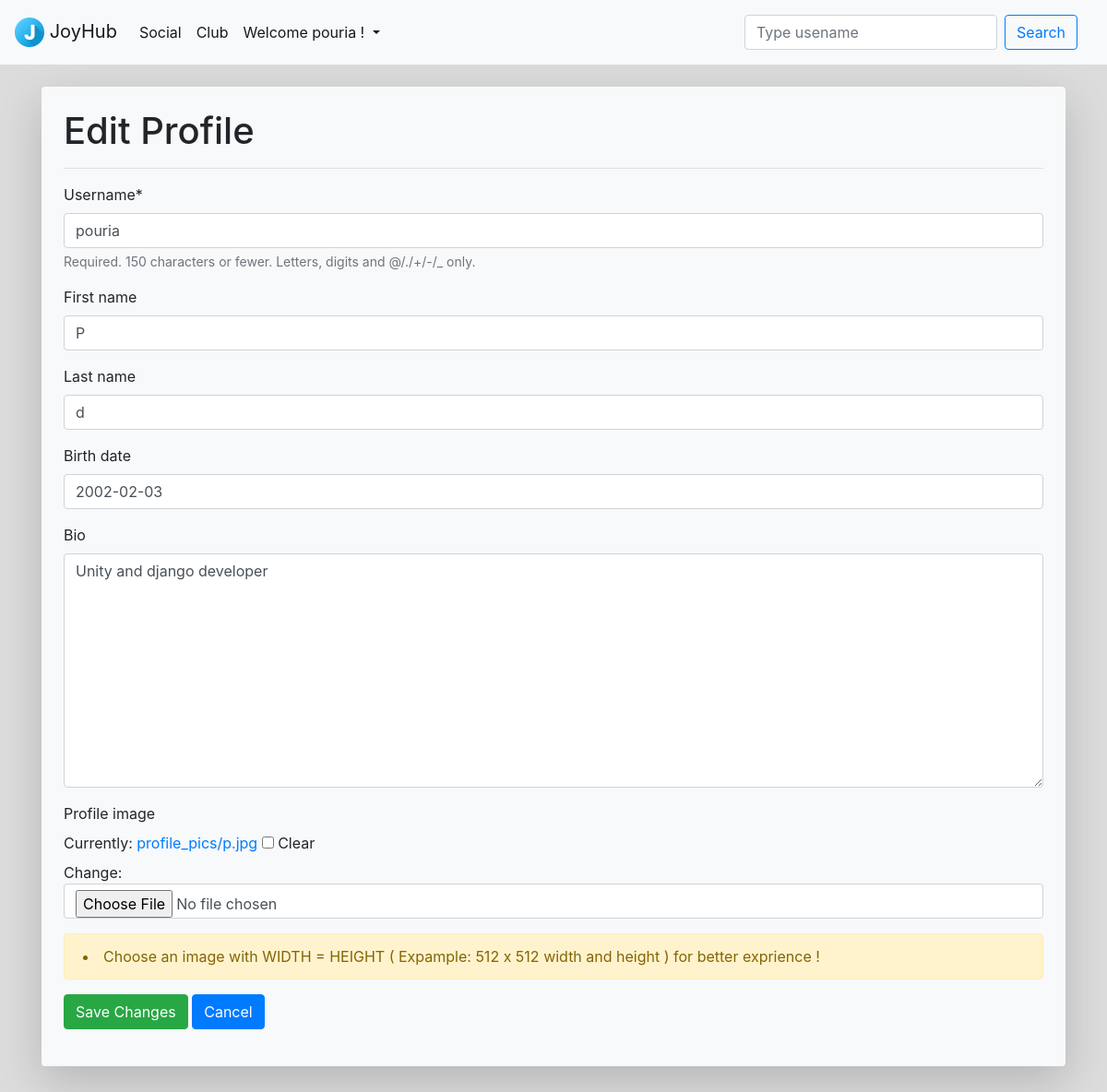
Before: /members/edit_profile/ (signed in) with the older database file.
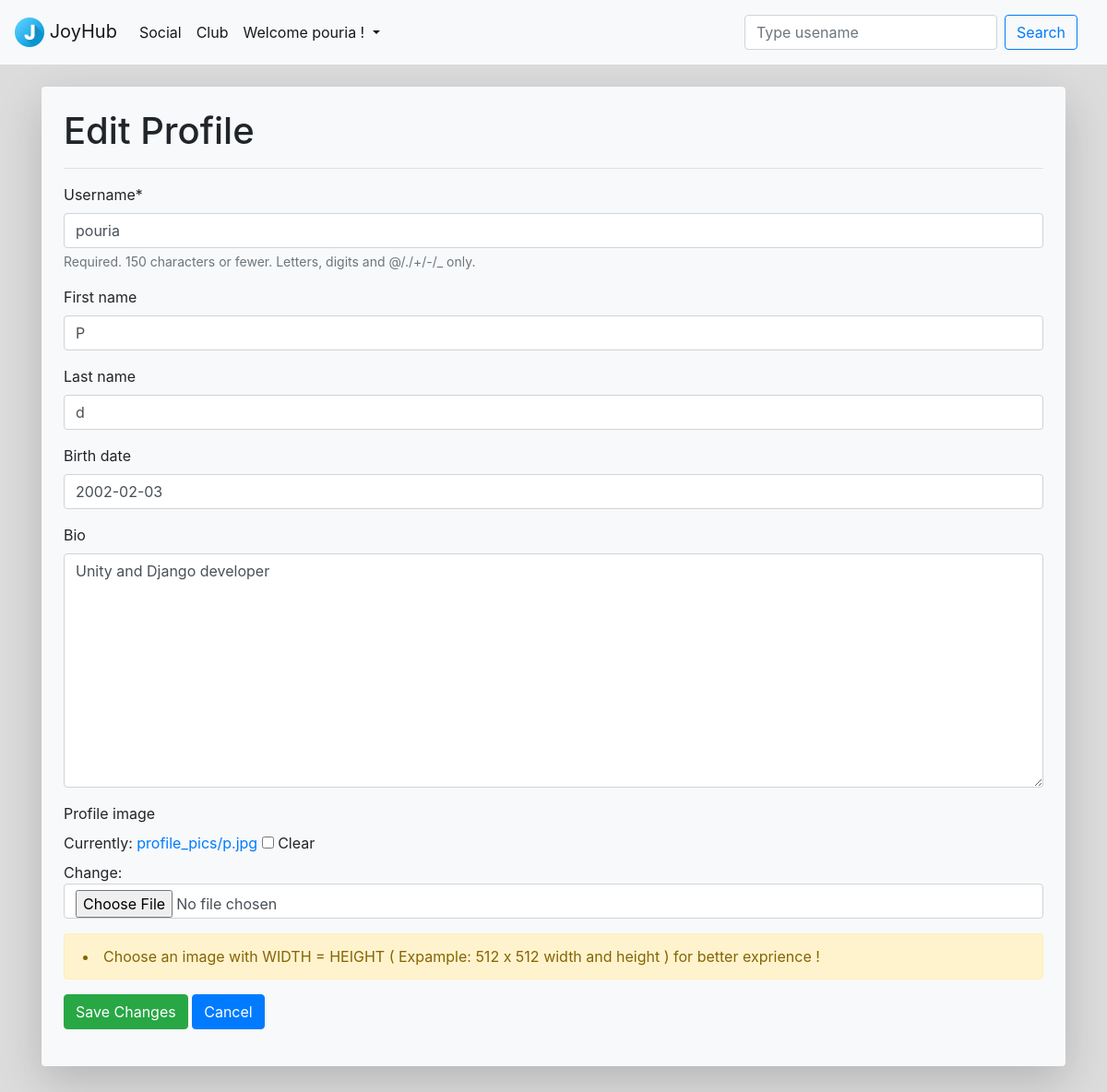
After: the same page with the newer database file.
### members/models.py (models this page shows, shortened)
class UserProfile(models.Model):
    user = models.OneToOneField(User, on_delete=models.CASCADE)
    profile_image = models.ImageField(default='default.png', upload_to='profile_pics', null=True, blank=True)
    bio = models.TextField(max_length=150, null=True, blank=True)
    birth_date = models.DateField(max_length=8, null=True, blank=True)
    last_update = models.DateTimeField(auto_now=True, null=True, blank=True)
    created_at = models.DateTimeField(auto_now_add=True, null=True, blank=True)
    class Meta:
        ordering = ['id']

### members/views.py (the view, shortened to what this page needs)
# urls.py: path('edit_profile/', ProfileUpdateView.as_view(), name='edit_profile'),  # Edit users profile
class ProfileUpdateView(LoginRequiredMixin, TemplateView):
    user_form = UserForm
    profile_form = ProfileForm
    template_name = 'members/edit_profile.html'
    success_url = reverse_lazy('profile')
    def post(self, request):
        post_data = request.POST or None
        file_data = request.FILES or None
        user_form = UserForm(post_data, instance=request.user)
        profile_form = ProfileForm(post_data, file_data, instance=request.user.userprofile)
        if user_form.is_valid() and profile_form.is_valid():
            user_form.save()
            profile_form.save()
            messages.success(request, "Your Profile Was Updated Successfully !")
            return redirect(reverse_lazy('profile'))
        context = self.get_context_data(user_form=user_form, profile_form=profile_form)
        return self.render_to_response(context)
    def get(self, request, *args, **kwargs):
        return self.post(request, *args, **kwargs)

### members/forms.py
class UserForm(forms.ModelForm):
    class Meta:
        model = User
        fields = ('username', 'first_name', 'last_name')
    def __init__(self, *args, **kwargs):
        super(UserForm, self).__init__(*args, **kwargs)
        self.fields['first_name'].widget.attrs['class'] = 'form-control'
        self.fields['first_name'].widget.attrs['placeholder'] = 'first name'
        self.fields['last_name'].widget.attrs['class'] = 'form-control'
        self.fields['last_name'].widget.attrs['placeholder'] = 'last name'

class ProfileForm(forms.ModelForm):
    class Meta:
        model = UserProfile
        fields = ['birth_date', 'bio', 'profile_image']
    def __init__(self, *args, **kwargs):
        super(ProfileForm, self).__init__(*args, **kwargs)
        self.fields['birth_date'].widget.attrs['class'] = 'form-control'
        self.fields['birth_date'].widget.attrs['placeholder'] = 'Birth date, Example : (2002-02-03)'
        self.fields['bio'].widget.attrs['class'] = 'form-control'
        self.fields['bio'].widget.attrs['placeholder'] = 'Tell to the world who you really are !'
        self.fields['profile_image'].widget.attrs['class'] = 'form-control'

### members/templates/members/edit_profile.html (shortened to what this page needs)
{% extends 'home/base.html' %}
{% load crispy_forms_tags %}
{% load static %}
{% block content %}
    <body>
        <div class="shadow-lg p-4 mb-5 bg-light rounded">
            <h1>Edit Profile</h1>
            <hr>
            <div class="form-group">
                <form method="POST" enctype="multipart/form-data">
                    {{ user_form | crispy }}
                    {{ profile_form | crispy }}
                    <div class="alert alert-warning">
                        <li>Choose an image with WIDTH = HEIGHT ( Expample: 512 x 512 width and height ) for better exprience !</li>
                    </div>
                    <button class="btn btn-success" id="SaveChanges">Save Changes</button>
                    <a class="btn btn-primary" href="{% url 'profile' %}" role="button">Cancel</a>
                </form>
            </div>
        </div>
    </body>
{% endblock %}

Changed rows visible on the page:
changed UserProfile: bio "Unity and django developer" → "Unity and Django developer"
